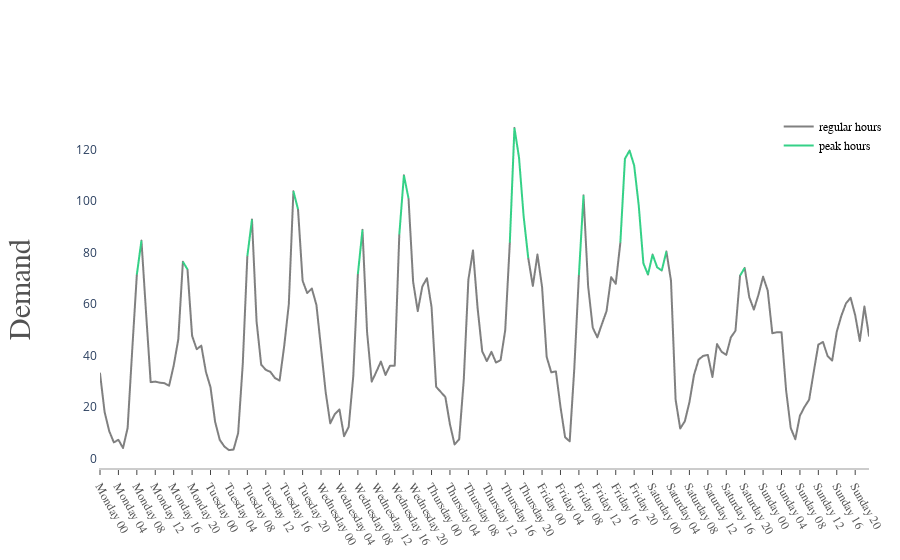

This figure's notebook cell:
### Code cell
fig = go.Figure()

fig.add_scattergl(y=df['AVERAGE of All users in the app (unique)'], x=df['WeekdayHour'], 
                  line={'color': 'gray'},  name="regular hours")

fig.add_scattergl(y=df['AVERAGE of All users in the app (unique)'].where(df['AVERAGE of All users in the app (unique)'] >= 70.5),
                  x=df['WeekdayHour'], line_color='rgb(53,209,135)', name="peak hours")


fig.update_layout(
    xaxis=dict( 
        showline=True,
        showgrid=False,
        showticklabels=True,
        tickangle=60,
        type = 'category',
        linecolor='rgb(204, 204, 204)',
        linewidth=2,
        ticks='outside',
        tickfont=dict(
            family='Arial',
            size=12,
            color='rgb(82, 82, 82)'
        ),
    ),
    yaxis=dict(
        title=go.layout.yaxis.Title(
            text="Demand",
            font=dict(
                family="Arial",
                size=30,
                color='rgb(82, 82, 82)'
            )
        ),
        showgrid=True,
        zeroline=True,
        showline=True,
        showticklabels=True,
    ),
    
    
    legend=go.layout.Legend(
        x=0.88,
        y=1,
        traceorder="normal",
        font=dict(
            family="Arial",
            size=12,
            color="black"
        ),
        bgcolor="white",
        bordercolor="white",
        borderwidth=2
    ),

    autosize=True,
    margin=dict(
        autoexpand=True,
        l=100,
        r=20,
        t=110,
    ),
    showlegend=True,
    
    plot_bgcolor='white'
)


fig.show()

### Figure 1 — Plotly figure (JSON) as saved in the notebook; plotly's stock layout.template omitted (floating-point values rounded to 4 significant figures; data arrays with more than 128 entries replaced by an {"elided": "..."} marker saying what was removed)
{"data": [{"line": {"color": "gray"}, "name": "regular hours", "type": "scattergl", "x": {"elided": "168 str values"}, "y": {"elided": "168 float values"}}, {"line": {"color": "rgb(53,209,135)"}, "name": "peak hours", "type": "scattergl", "x": {"elided": "168 str values"}, "y": {"elided": "168 float values"}}], "layout": {"autosize": true, "legend": {"bgcolor": "white", "bordercolor": "white", "borderwidth": 2, "font": {"color": "black", "family": "Arial", "size": 12}, "traceorder": "normal", "x": 0.88, "y": 1}, "margin": {"autoexpand": true, "l": 100, "r": 20, "t": 110}, "plot_bgcolor": "white", "showlegend": true, "xaxis": {"linecolor": "rgb(204, 204, 204)", "linewidth": 2, "showgrid": false, "showline": true, "showticklabels": true, "tickangle": 60, "tickfont": {"color": "rgb(82, 82, 82)", "family": "Arial", "size": 12}, "ticks": "outside", "type": "category"}, "yaxis": {"showgrid": true, "showline": true, "showticklabels": true, "title": {"font": {"color": "rgb(82, 82, 82)", "family": "Arial", "size": 30}, "text": "Demand"}, "zeroline": true}}}
